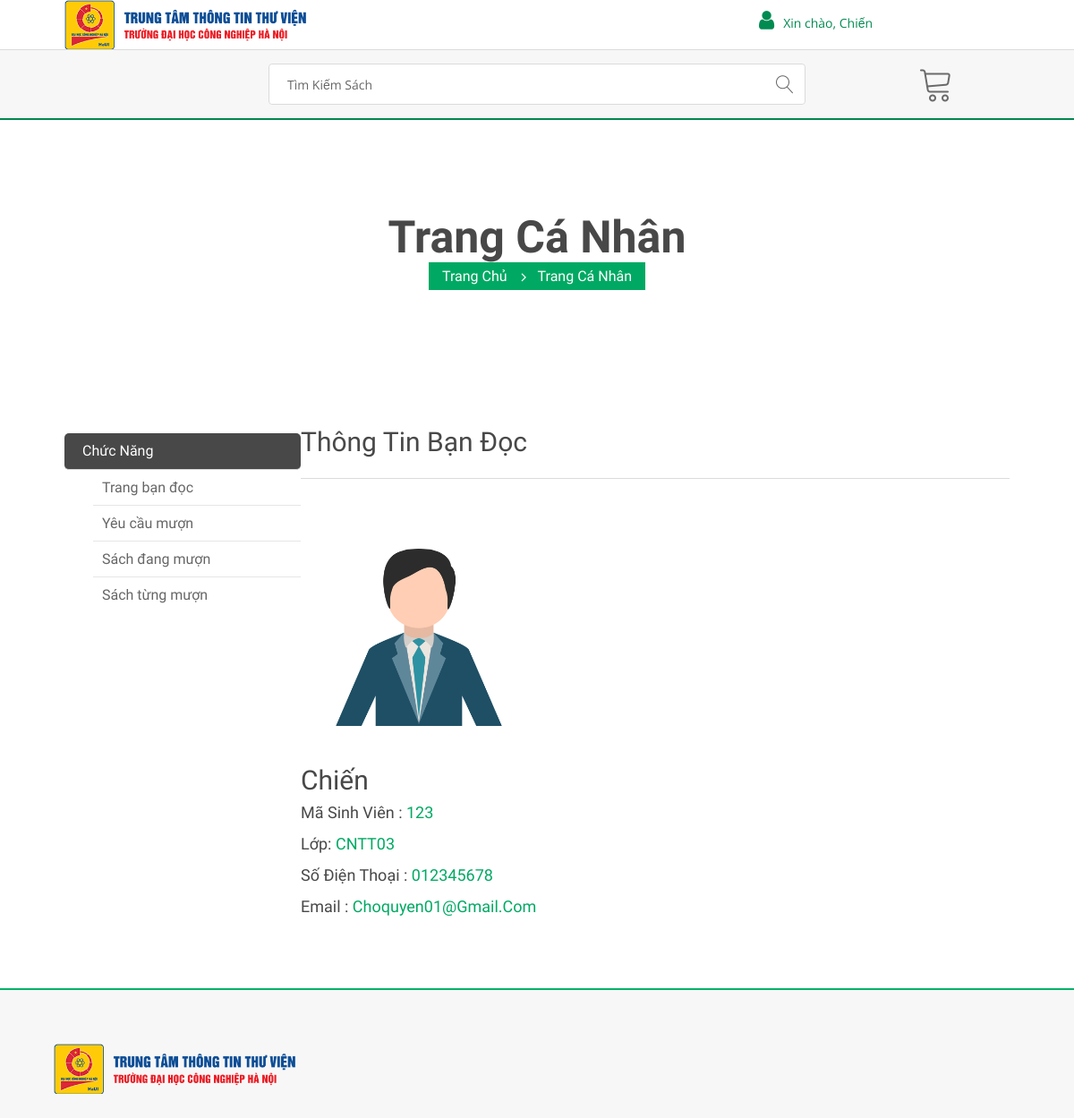
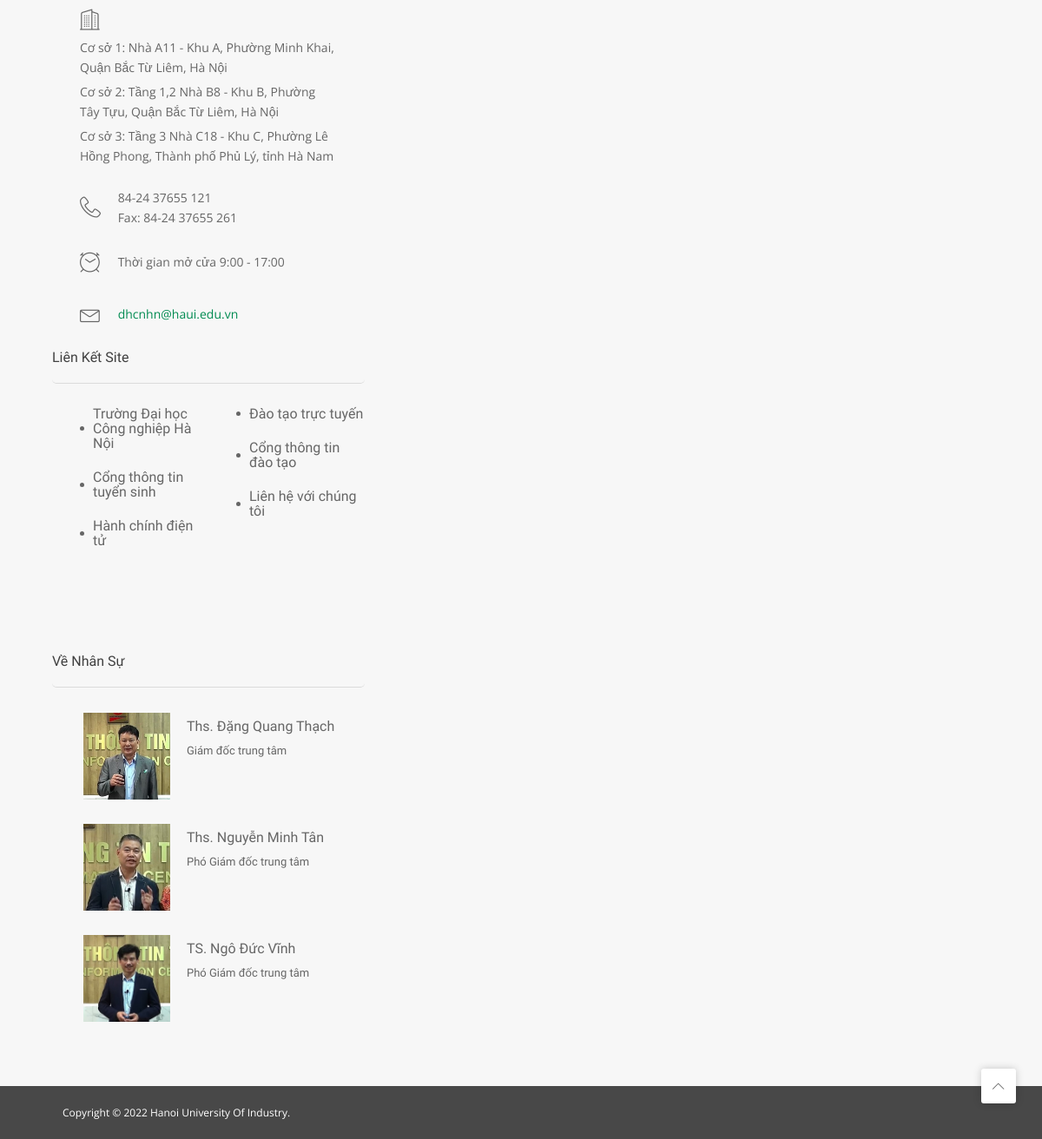
Screenshot of /user/profile.php?infor (signed in) with the database file from the repository (2 pictures, top to bottom).
### tables this page shows
CREATE TABLE `user` (
  `user_id` int(11) NOT NULL,
  `password` varchar(11) NOT NULL,
  `fullname` varchar(30) NOT NULL,
  `class` varchar(20) NOT NULL,
  `phone` varchar(11) NOT NULL,
  `email` varchar(50) NOT NULL
);

### user/infor_user.php (the view)
<?php
    include('config.php');
    $sql_info = "SELECT *FROM user where user_id ='".$_SESSION['dangnhap']."' ";
    $querry_info = mysqli_query($conn,$sql_info);
    $row = mysqli_fetch_array($querry_info);
?>
<div class="tg-products">
    <div class="tg-sectionhead">
        <h2>Thông tin bạn đọc
        </h2>
    </div>
    <div>
        <div class="col-xs-12 col-sm-12 col-md-4 col-lg-4">
            <div class="tg-postbook">
                <figure class="tg-featureimg"><img src="images/author/nam.png" alt="image description"></figure>
            </div>
        </div>
        <div class="col-xs-12 col-sm-12 col-md-8 col-lg-8">
            <div class="tg-productcontent">
                <div class="tg-booktitle">
                    <h3 style="padding-bottom:10px;"><?php  echo $row['fullname'] ?></h3>
                    <h4>Mã sinh viên  : <span><?php  echo $row['user_id'] ?></span></h4>
                    <h4>Lớp: <span><?php  echo $row['class'] ?></span></h4>
                    <h4>Số điện thoại : <span><?php  echo $row['phone'] ?></span></h4>
                    <h4>Email : <span><?php  echo $row['email'] ?></span></h4>
                </div>
            </div>
        </div>
    </div>
</div>

### user/header.php (shortened to what this page needs)
<?php
include('config.php');
?>
<head>
	<link rel="stylesheet" href="css/bootstrap.min.css">
	<link rel="stylesheet" href="css/normalize.css">
	<link rel="stylesheet" href="css/font-awesome.min.css">
	<link rel="stylesheet" href="css/icomoon.css">
	<link rel="stylesheet" href="css/jquery-ui.css">
	<link rel="stylesheet" href="css/owl.carousel.css">
	<link rel="stylesheet" href="css/transitions.css">
	<link rel="stylesheet" href="css/main.css">
	<link rel="stylesheet" href="css/color.css">
	<link rel="stylesheet" href="css/responsive.css">
</head>
<header id="tg-header" class="tg-header tg-haslayout">
	<div class="tg-topbar">
		<div class="container">
			<strong class="tg-logo">
				<a href="index.php">
					<img src="images/logo-thuvien_hauii.png" alt="company name here">
				</a>
			</strong>
			<div class="tg-userlogin">
				<div>
					<li style="list-style:none ;" class="menu-item-has-children">
						<a href=""> <i id="user_icon" class="fa fa-user"></i>Xin chào,
							<?php
							$sql = "SELECT*FROM user where user_id = '" . $_SESSION['dangnhap'] . "' LIMIT 1";
							$query = mysqli_query($conn, $sql);
							$row = mysqli_fetch_array($query);
							echo $row['fullname'];
							?></a>
					</li>
				</div>
			</div>
		</div>
	</div>
	<div class="tg-middlecontainer">
		<div class="container">
			<div class="row">
				<div class="col-xs-12 col-sm-12 col-md-12 col-lg-12">
					<div class="tg-wishlistandcart">
						<div class="dropdown tg-themedropdown tg-minicartdropdown">
							<a href="javascript:void(0);" id="tg-minicart" class="tg-btnthemedropdown" data-toggle="dropdown" aria-haspopup="true" aria-expanded="false">
								<i class="icon-cart"></i>
							</a>
						</div>
					</div>
					<div class="tg-searchbox">
						<form class="tg-formtheme tg-formsearch" action="products.php?quanly=timkiem" method="GET">
							<fieldset>
								<input type="text" name="search" class="typeahead form-control" placeholder="Tìm kiếm sách">
								<button type="submit"><i class="icon-magnifier"></i></button>
							</fieldset>
						</form>
					</div>
				</div>
			</div>
		</div>
	</div>
	<div class="tg-navigationarea">
		<div class="container">
			<div class="row">
				<div class="col-xs-12 col-sm-12 col-md-12 col-lg-12">
					<nav id="tg-nav" class="tg-nav">
					</nav>
				</div>
			</div>
		</div>
	</div>
</header>

### user/css/icomoon.css (style rules this page uses)
[class^="icon-"], [class*=" icon-"] { speak: none; line-height: 1; font-style: normal; font-weight: normal; font-variant: normal; text-transform: none; font-family: 'icomoon' !important; -webkit-font-smoothing: antialiased; -moz-osx-font-smoothing: grayscale; }
.icon-magnifier:before { content: '\e933'; }
.icon-cart:before { content: '\e996'; }

### user/css/transitions.css (style rules this page uses)
*:after, *:before, p a, a, button.tg-btn, .tg-socialicons li a, .tg-roundicontext, .tg-roundicontext .tg-usericonholder, .tg-themedropdownmenu, .sub-menu, .mega-menu, .tg-themetabnav li a, .tg-themetabcontent, .tg-featureimg, .tg-bookimg, .tg-backcover, .owl-prev, .owl-next, .tg-postbook, .tg-author figure, .tg-author figure a, .tg-author figure a img, .tg-post figure, .tg-post figure a, .tg-post figure a img, textarea, .tg-widget ul li figure, .tg-widgetinstagram ul li figure, .tg-widgetinstagram ul li figure figcaption, .tg-quantityholder .minus, .tg-quantityholder .plus, .tg-alsoavailable figure figcaption ul li span, .tg-prevpost figure, .tg-nextpost figure, .tg-comments li .tg-authorbox, .tg-comments li .tg-authorbox .tg-bottomarrow, .tg-bookimg, .tg-hovercontent .tg-description { -webkit-transition: all 300ms ease-in-out; -moz-transition: all 300ms ease-in-out; -ms-transition: all 300ms ease-in-out; -o-transition: all 300ms ease-in-out; transition: all 300ms ease-in-out; }

### user/css/color.css (style rules this page uses)
a, p a, p a:hover, a:hover, a:focus, a:active, .tg-stars span:after, .tg-textbox h3 span, .tg-bookprice ins, .tg-newsletter h4, .tg-404errorcontent span, .tg-widget ul li:hover a, .tg-widget ul li a:hover, .tg-widget ul li:hover a span, .tg-widget ul li:hover a em, .tg-relatedbooks .tg-postbook .tg-bookprice ins { color: #008B51; }
.tg-navigationarea, .owl-prev:hover, .owl-next:hover, .tg-testimonial figure:before, .tg-headervtwo .tg-formsearch fieldset button, .tg-homeslidervtwo .tg-slidercontent .tg-btns .tg-btn:hover, .tg-homeslidervtwo .tg-slidercontent .tg-btns .tg-btn.tg-active, .tg-breadcrumb, #seconds, .tg-quantityholder .minus:hover, .tg-quantityholder .plus:hover, .tg-themetabs li a:before, .tg-tag:hover, .tg-btnreply:hover { background:#00a963; }

### user/profile.php (style rules this page uses)
.container { width: 90%; }

### rows the page displays
user: fullname "Chiến", user_id "123", class "CNTT03", phone "012345678", email "Choquyen01@gmail.com"
